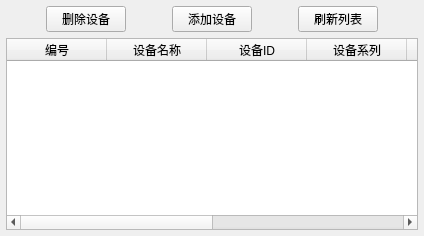
             <widget class="QWidget" name="tab">
              <attribute name="title">
               <string>与服务器通信</string>
              </attribute>
              <layout class="QHBoxLayout" name="horizontalLayout_7" stretch="0">
               <property name="spacing">
                <number>6</number>
               </property>
               <property name="leftMargin">
                <number>6</number>
               </property>
               <property name="topMargin">
                <number>6</number>
               </property>
               <property name="rightMargin">
                <number>6</number>
               </property>
               <property name="bottomMargin">
                <number>6</number>
               </property>
               <item>
                <layout class="QVBoxLayout" name="verticalLayout_2">
                 <item>
                  <layout class="QHBoxLayout" name="horizontalLayout_6">
                   <item>
                    <spacer name="horizontalSpacer">
                     <property name="orientation">
                      <enum>Qt::Horizontal</enum>
                     </property>
                     <property name="sizeHint" stdset="0">
                      <size>
                       <width>40</width>
                       <height>20</height>
                      </size>
                     </property>
                    </spacer>
                   </item>
                   <item>
                    <widget class="QPushButton" name="pushButton_3">
                     <property name="text">
                      <string>删除设备</string>
                     </property>
                    </widget>
                   </item>
                   <item>
                    <spacer name="horizontalSpacer_2">
                     <property name="orientation">
                      <enum>Qt::Horizontal</enum>
                     </property>
                     <property name="sizeHint" stdset="0">
                      <size>
                       <width>40</width>
                       <height>20</height>
                      </size>
                     </property>
                    </spacer>
                   </item>
                   <item>
                    <widget class="QPushButton" name="pushButton_2">
                     <property name="text">
                      <string>添加设备</string>
                     </property>
                    </widget>
                   </item>
                   <item>
                    <spacer name="horizontalSpacer_3">
                     <property name="orientation">
                      <enum>Qt::Horizontal</enum>
                     </property>
                     <property name="sizeHint" stdset="0">
                      <size>
                       <width>40</width>
                       <height>20</height>
                      </size>
                     </property>
                    </spacer>
                   </item>
                   <item>
                    <widget class="QPushButton" name="pushButton">
                     <property name="text">
                      <string>刷新列表</string>
                     </property>
                    </widget>
                   </item>
                   <item>
                    <spacer name="horizontalSpacer_4">
                     <property name="orientation">
                      <enum>Qt::Horizontal</enum>
                     </property>
                     <property name="sizeHint" stdset="0">
                      <size>
                       <width>40</width>
                       <height>20</height>
                      </size>
                     </property>
                    </spacer>
                   </item>
                  </layout>
                 </item>
                 <item>
                  <widget class="QTableWidget" name="tableWidget">
                   <column>
                    <property name="text">
                     <string>编号</string>
                    </property>
                   </column>
                   <column>
                    <property name="text">
                     <string>设备名称</string>
                    </property>
                   </column>
                   <column>
                    <property name="text">
                     <string>设备ID</string>
                    </property>
                   </column>
                   <column>
                    <property name="text">
                     <string>设备系列</string>
                    </property>
                   </column>
                   <column>
                    <property name="text">
                     <string>设备地址</string>
                    </property>
                   </column>
                   <column>
                    <property name="text">
                     <string>设备归属人名称</string>
                    </property>
                   </column>
                   <column>
                    <property name="text">
                     <string>设备归属人手机</string>
                    </property>
                   </column>
                   <column>
                    <property name="text">
                     <string>在线状态</string>
                    </property>
                   </column>
                  </widget>
                 </item>
                </layout>
               </item>
              </layout>
             </widget>
